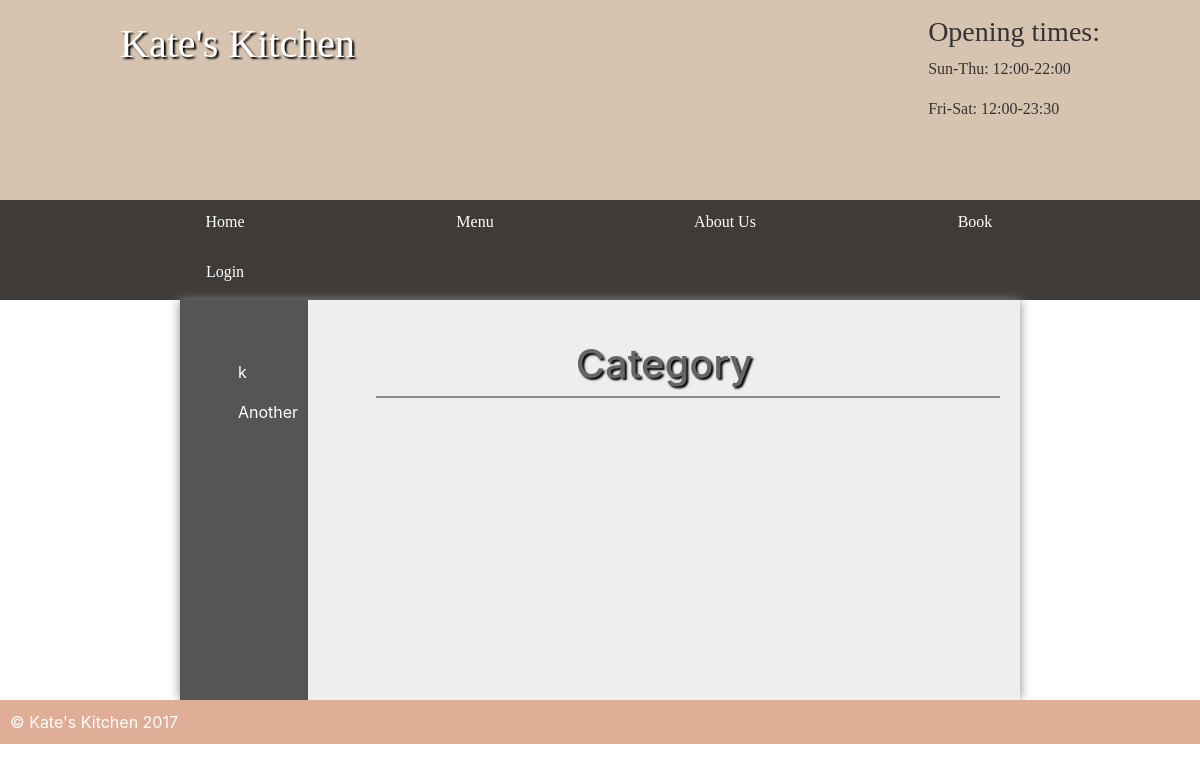
The app's page /category/1/, older data.
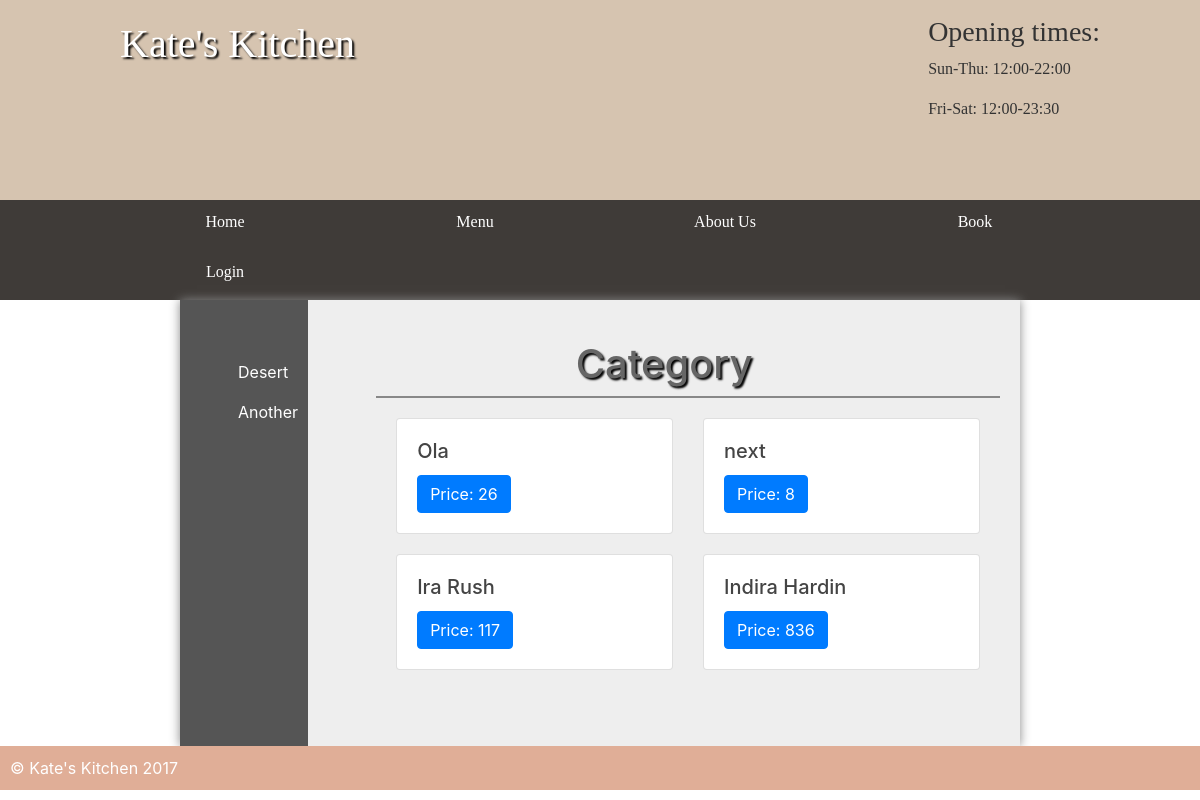
The same page, newer data.
### User/models.py (models this page shows, shortened)
class Category(models.Model):
    category=models.CharField(max_length=50)

class Menu(models.Model):
    name=models.CharField(max_length=50)
    desciption=models.CharField(max_length=100)
    price=models.IntegerField()
    category=models.ForeignKey(Category,on_delete=models.CASCADE)

### User/views.py (the view)
# urls.py: path("category/<int:idOfMenu>/",views.categories,name="categories"),
def categories(request,idOfMenu):
        menus=Menu.objects.filter(category=idOfMenu)
        variables=    {
            'categories':Category.objects.all(),
            'menus':menus
        };
        return render(request,"category.html",variables)

### template/category.html (shortened to what this page needs)
{% extends 'base.html' %}
{% block main %}
<main class="sidebar">
	<section class="left">
		<ul>
					{% for singleCategory in categories %}
					<li><a href="/category/{{singleCategory.id}}">{{singleCategory.category}}</a></li>
				{% endfor %}
	</ul>
	</section>
	<section class="right">
	<h1>Category</h1>
	<ul class="listing">
		<li>
		<div class="row">
	{% for menu in menus %}
  <div class="col-sm-6" style="margin-bottom:20px">
    <div class="card">
      <div class="card-body">
        <h5 class="card-title">{{menu.name}}</h5>
        <a href="/dish/{{menu.id}}" class="btn btn-primary">Price: {{menu.price}} </a>
      </div>
    </div>
  </div>
	{% endfor %}
</div>
		</li>
</ul>
</section>
	</main>
    {% endblock main %}

### template/base.html (shortened to what this page needs)
<!DOCTYPE html>
<html>
{% load static %}
	<head>
		<link rel="stylesheet" href="{% static 'styles.css' %}"/>
        <link rel="stylesheet" href="https://cdn.jsdelivr.net/npm/bootstrap@4.5.3/dist/css/bootstrap.min.css">
	</head>
	<body>
	<header>
		<section>
			<aside>
				<h3>Opening times:</h3>
				<p>Sun-Thu: 12:00-22:00</p>
				<p>Fri-Sat: 12:00-23:30</p>
			</aside>
			<h1>Kate's Kitchen</h1>
		</section>
	</header>
	<nav>
		<ul>
			<li><a href="/">Home</a></li>
			<li>Menu
			</li>
			<li><a href="/about">About Us</a></li>
			<li><a href="/booking">Book</a></li>
			{% if user.is_authenticated %}
			<li><a href="/logout">Logout</a></li>
			{% else %}
			<li>Login
			</li>
			{% endif %}
		</ul>
	</nav>
{% block main %}{% endblock main %}
	<footer>
		&copy; Kate's Kitchen 2017
	</footer>
</body>
</html>

### static/styles.css (style rules this page uses)
* { margin: 0; padding: 0; }
html { font-family: 'Oxygen-Regular', verdana, sans-serif; }
body { background-color: #A7AAA3; }
header { background-color: #D6C4B0; color: white; height: 200px; }
header aside { float: right; margin-top: 15px; color: #333; }
header section { width: 1000px; display: block; margin: auto; }
header h1 { float: left; margin-left: 20px; font-family: 'Mr Dafoe'; }
nav { width: 100%; background-color: #3F3B38; overflow: auto; }
nav ul { width: 1000px; margin: auto; display: block; list-style-type: none; }
nav ul li { width: 25%; float: left; overflow: auto; text-align: center; }
nav li { color: white; padding-top: 10px; display: block; }
nav a { color: white; text-decoration: none }
main ul { margin-left: 3em; }
main a { color: #333; }
nav { font-family: 'Oxygen-Regular'; }
header section { display: block; font-family: 'Oxygen-Regular', cursive; }
header h1 { font-weight: normal; }
h1 { font-size: 4em; color: white; text-align: center; padding-top: 20px; text-shadow: 2px 2px 2px #000; }
main { min-height: 50vh; background-color: #eee; width: 70vw; display: block; margin: auto; box-shadow: 0px 0px 10px #888; color: #444; }
footer { min-height: 5vh; color: white; }
p, li, h2 { margin-bottom: 1em; }
footer { background-color: #E0AE97; padding: 10px; color: white; }
.left ul { list-style-type: none }
section a { color: #444; }
.stock, .sidebar { display: table; }
.stock>ul, .sidebar .left { width: 10vw; list-style-type: none; display: table-cell; padding: 10px; background-color: #555; margin: 0; }
.stock .products, .sidebar .right { display: table-cell; padding: 20px; }
.stock>ul a, .sidebar .left a { color: white; text-decoration: none; }
.listing li { border-top: 2px solid #888; padding: 20px; overflow: auto; }
.right { padding: 20px; }
main h1 { color: #666; }

Row changes from the older to the newer data that the page shows:
changed Category: category "k" → "Desert"
added Menu: name "Ola", price "26"
added Menu: name "next", price "8"
added Menu: name "Ira Rush", price "117"
added Menu: name "Indira Hardin", price "836"
